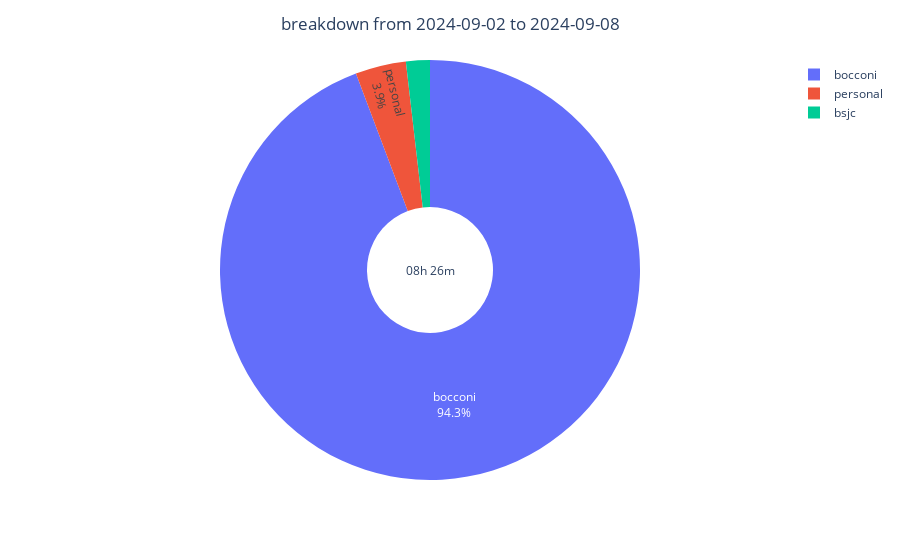

This figure's notebook cell:
### Code cell
week_pie = make_pie_chart(df, 'w')
week_pie

### Figure 1 — Plotly figure (JSON) as saved in the notebook; plotly's stock layout.template omitted (floating-point values rounded to 4 significant figures)
{"data": [{"customdata": [["bocconi"], ["bocconi"], ["bocconi"], ["bocconi"], ["bocconi"], ["bocconi"], ["bocconi"], ["bocconi"], ["bocconi"], ["bocconi"], ["bocconi"], ["bocconi"], ["bocconi"], ["bocconi"], ["bocconi"], ["bocconi"], ["bocconi"], ["bocconi"], ["bocconi"], ["bocconi"], ["bocconi"], ["bocconi"], ["bocconi"], ["bocconi"], ["bocconi"], ["bocconi"], ["bocconi"], ["bocconi"], ["bocconi"], ["bocconi"], ["personal"], ["bsjc"], ["clockwork"]], "direction": "clockwise", "domain": {"x": [0, 1], "y": [0, 1]}, "hole": 0.3, "hovertemplate": "category=%{customdata[0]}<br>duration=%{value}<extra></extra>", "labels": ["bocconi", "bocconi", "bocconi", "bocconi", "bocconi", "bocconi", "bocconi", "bocconi", "bocconi", "bocconi", "bocconi", "bocconi", "bocconi", "bocconi", "bocconi", "bocconi", "bocconi", "bocconi", "bocconi", "bocconi", "bocconi", "bocconi", "bocconi", "bocconi", "bocconi", "bocconi", "bocconi", "bocconi", "bocconi", "bocconi", "personal", "bsjc", "clockwork"], "legendgroup": "", "marker": {"colors": ["#636EFA", "#636EFA", "#636EFA", "#636EFA", "#636EFA", "#636EFA", "#636EFA", "#636EFA", "#636EFA", "#636EFA", "#636EFA", "#636EFA", "#636EFA", "#636EFA", "#636EFA", "#636EFA", "#636EFA", "#636EFA", "#636EFA", "#636EFA", "#636EFA", "#636EFA", "#636EFA", "#636EFA", "#636EFA", "#636EFA", "#636EFA", "#636EFA", "#636EFA", "#636EFA", "#EF553B", "#00CC96", "#AB63FA"]}, "name": "", "showlegend": true, "textinfo": "percent+label", "textposition": "inside", "type": "pie", "values": [2634, 2667, 2320, 1638, 1557, 348, 3288, 362, 5395, 3113, 829, 1610, 1567, 970, 6469, 245, 2079, 5767, 2578, 1005, 3422, 1701, 3122, 3178, 5132, 672, 1705, 500, 1212, 2620, 2884, 1357, null]}], "layout": {"annotations": [{"font": {"size": 12}, "showarrow": false, "text": "08h 26m", "x": 0.5, "y": 0.5}], "legend": {"tracegroupgap": 0}, "margin": {"t": 60}, "piecolorway": ["#636EFA", "#EF553B", "#00CC96", "#AB63FA", "#FFA15A", "#19D3F3", "#FF6692", "#B6E880", "#FF97FF", "#FECB52"], "title": {"text": "breakdown from 2024-09-02 to 2024-09-08", "x": 0.5}, "uniformtext": {"minsize": 12, "mode": "hide"}}}
